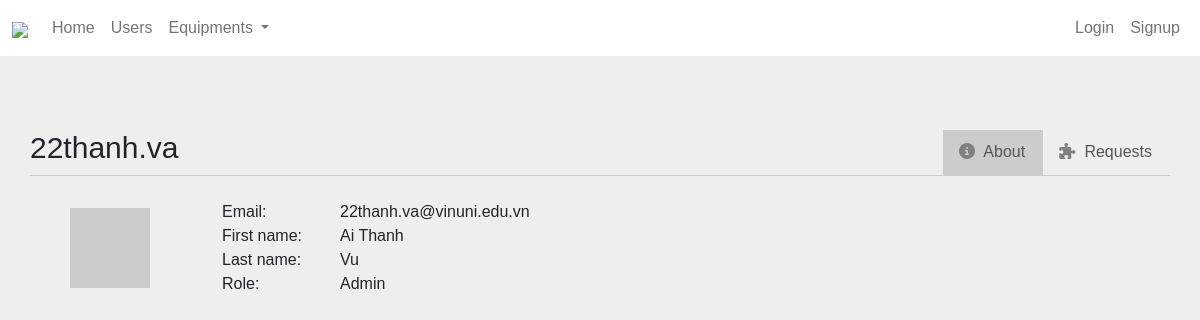
Page /profile/22thanh.va on the committed database.
### web/models.py (models this page shows, shortened)
class User(db.Model, UserMixin):
    __tablename__ = 'user'
    id = db.Column(db.Integer, primary_key=True)
    email = db.Column(db.String(150), unique=True)
    password = db.Column(db.String(150))
    first_name = db.Column(db.String(150))
    last_name = db.Column(db.String(150))
    user_name = db.Column(db.String(150), unique=True)
    access = db.Column(db.Integer)
    date_added = db.Column(db.DateTime, default=datetime.utcnow)
    requests =  db.relationship('User_role_change_request')
    def avatar(self, size):
        digest = md5(self.email.lower().encode('utf-8')).hexdigest()
        return 'https://www.gravatar.com/avatar/{}?d=identicon&s={}'.format(
            digest, size)

### web/auth.py (the view)
@auth.route('/profile/<username>')
def profile(username):
    user = User.query.filter_by(user_name=username).first_or_404()
    return render_template('user_details.html', user=user)

### web/auth.py (called while the page is built)
@auth.context_processor
def base():
    number_of_user_role_change_request = User_role_change_request.query.count()
    return dict(ROLE=ROLE,
                number_of_user_role_change_request = number_of_user_role_change_request,
                STATUS=STATUS,
                REQUEST_STATUS=REQUEST_STATUS
                )

### web/templates/user_details.html (shortened to what this page needs)
{% extends "profile.html" %}
{% block profile_content %}
        <table class="profile-table">
            <tr>
                <td class="vAlignC" style="width: 160px; text-align:center;">
                    <div class="user-avatar">
                        <img src="{{ user.avatar(120) }}">
                    </div>
                </td>
                <td class="vAlignC" style="width:150px; padding-left:2rem;">
                    Email:
                    <br>
                    First name:
                    <br>
                    Last name:
                    <br>
                    Role:
                </td>
                <td class="vAlignC">
                    {{ user.email }}
                    <br>
                    {{ user.first_name }}
                    <br>
                    {{ user.last_name }}
                    <br>
                    {{ ROLE[user.access] }}
                </td>
            </tr>
{% endblock %}

### web/templates/profile.html (shortened to what this page needs)
{% extends "base.html" %}
{% block csstyle %}
<link rel="stylesheet" href="{{ url_for('static', filename='profile_style.css') }}">
{% endblock %}
{% block content %}
    <div class="roundbox">
        <div class="tabs">
            <h2 class="user-name">
                {{ user.user_name }}
            </h2>
            <span class="spacer"></span>
            <ul>
                <li class="tab-item tab-item-details active">
                    <a href="/profile/{{user.user_name}}">
                        <i class="tab-icon fa fa-info-circle"></i>
                        About
                    </a>
                </li>
                <li class="tab-item tab-item-requests">
                    <a href="{{ url_for('auth.personal_requests', username=user.user_name) }}">
                        <i class="tab-icon fa fa-puzzle-piece"></i>
                        Requests
                    </a>
                </li>
            </ul>
        </div>
        <br>
        {% block profile_content %}
        {% endblock %}
    </div>
{% endblock %}

### web/templates/base.html (shortened to what this page needs)
<!DOCTYPE html>
<html>
    <head>
        <link rel="stylesheet" href="{{ url_for('static', filename='reset.css') }}">
        <link href="https://cdn.jsdelivr.net/npm/bootstrap@5.0.2/dist/css/bootstrap.min.css" rel="stylesheet">
        {% block csstyle %}{% endblock %}
        <link rel="stylesheet" href="{{ url_for('static', filename='base_style.css') }}">
        <link rel="stylesheet" href="https://cdn.jsdelivr.net/npm/@fortawesome/fontawesome-free@6.1.1/css/all.css">
    </head>
    <body>
        <nav id="navigation" class="unselectable nav-container navbar navbar-expand-lg navbar-light bg-white" >
            <div class="container-fluid">
                <a class="navbar-brand" href="/">
                    <img class="logo" src="https://i.ibb.co/HhDfvd2/download-removebg-preview.png">
                </a>
                <div class="collapse navbar-collapse" id="main_nav">
                    <ul class="navbar-nav">
                            <li class="nav-item"> <a class="nav-link" href="/">Home </a> </li>
                            <li class="nav-item"><a class="nav-link" href="/users"> Users </a> </li>
                            <li class="nav-item dropdown">
                                <a class="nav-link  dropdown-toggle" href="#" data-bs-toggle="dropdown"> Equipments  </a>
                            </li>
                    </ul>
                    <ul class="navbar-nav ms-auto">
                        <li class="nav-item"> <a  class="nav-link" href=""></a> </li>
                        {% if current_user.is_authenticated %}
                        <li class="nav-item"><a class="nav-link" href="/profile/{{current_user.user_name}}">{{current_user.user_name}}</a></li>
                        <li class="nav-item"><a class="nav-link" href="/logout">Logout</a></li>
                        {% else %}
                        <li class="nav-item"><a class="nav-link" href="/login">Login</a></li>
                        <li class="nav-item"><a class="nav-link" href="/sign-up">Signup</a></li>
                        {% endif %}
                    </ul>
                </div>
            </div>
        </nav>
        <div class="container">
            {% block content %}
            {% endblock %}
        </div>
    </body>
</html>

### web/static/profile_style.css (style rules this page uses)
.vAlignC { vertical-align: middle; }
.spacer { display: inline-block; -webkit-box-flex: 1; flex: 1 1 1px; }
.tabs { border-bottom:1px solid #ccc; display: flex; }
.tabs>ul>li>a, .tabs>ul>li>span { margin-right: 2px; line-height: 1.42857; border: 1px solid transparent; border-radius: 4px 4px 0 0; position: relative; display: block; padding: 10px 15px; color: #555; text-decoration: none; white-space: nowrap; }
.tab-icon { padding-right: 0.3em; color: gray; }
.tabs>ul { display: flex; overflow-x: auto; overflow-y: hidden; margin: 0; padding: 0; }
.tab-item { box-sizing: border-box; }
.tabs>ul>li { position: relative; display: block; color: black; }
li { display: list-item; text-align: -webkit-match-parent; }
.user-name { font-size: 30px; font-weight: 500; }
.roundbox { margin-left: auto; margin-right: auto; border-radius: 10px; }
.active, .tab-item:hover { background-color: #ccc; }

### web/static/base_style.css (style rules this page uses)
body { font-family: "Poppins", sans-serif; background-color: #EEEEEE; }
nav { width: 100%; margin: 0 auto; z-index: 500; }
#navigation { position: fixed; top: 0; left: 0; right: 0; }
.logo { width: 100%; max-width: 246.5px; }
.nav-item { margin-top: auto; margin-bottom: auto; }
.container { padding: 0; padding-top: 130px; }
.spacer { display: inline-block; -webkit-box-flex: 1; flex: 1 1 1px; }
.nav-container { background-color: white; }
.vAlignC { vertical-align: middle; }

### rows in the picture
User: user_name "22thanh.va", email "22thanh.va@vinuni.edu.vn", first_name "Ai Thanh", last_name "Vu", access "Admin"
